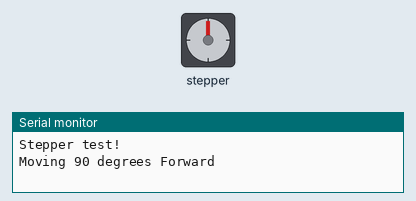
Recording of a sketch running on a simulated Arduino Uno, built with avr-gcc and run on an emulated ATmega328P. Parts: stepper motor, the last lines printed to the serial monitor. Stepper angles assume 513 steps per turn.

Above: at 0.15 s.
At 7.8 s:
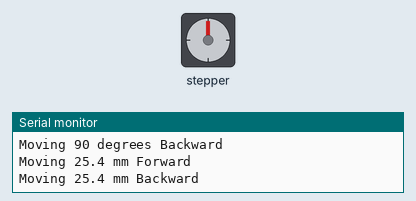
At 14.4 s:
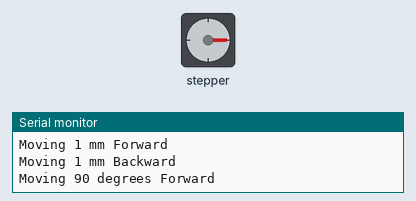
At 33.0 s:
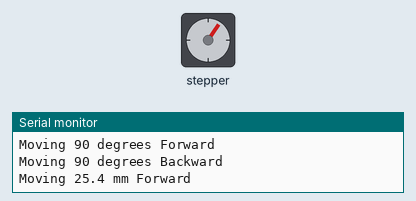
Timing chart, 0 to 40.0 s (numbered marks = the images above):
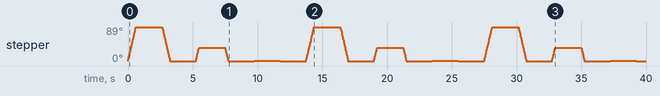

The sketch:

StepperTest_2.ino
```cpp
/*
This is a test sketch for the Adafruit assembled Motor Shield for Arduino v2
It won't work with v1.x motor shields! Only for the v2's with built in PWM
control

For use with the Adafruit Motor Shield v2
---->	http://www.adafruit.com/products/1438
*/


#include <Wire.h>
#include <Adafruit_MotorShield.h>
#include "utility/Adafruit_PWMServoDriver.h"

// Create the motor shield object with the default I2C address
Adafruit_MotorShield AFMS = Adafruit_MotorShield();
// Or, create it with a different I2C address (say for stacking)
// Adafruit_MotorShield AFMS = Adafruit_MotorShield(0x61);

// Connect a stepper motor with 200 steps per revolution (1.8 degree)
// to motor port #2 (M3 and M4)
//Adafruit_StepperMotor *myMotor = AFMS.getStepper(200, 2);
// mok - actual motor has 32*16.032 = 513.024 (due to gear reduction)
// Only worry about the truncation if we are traveling a long distance
const uint16_t stepsPerRevolution = 32*16.032; // will truncate
const float degreesPerStep = 360.0/(float)stepsPerRevolution;
const float stepsPerDegree = 1.0/degreesPerStep;

Adafruit_StepperMotor *myMotor = AFMS.getStepper(stepsPerRevolution, 2);

const float pi = 3.1415926f;
const float wheelDiameter_mm = 80.0;
const float wheelCircumference_mm = pi * wheelDiameter_mm;
const float mmPerStep = wheelCircumference_mm / (float)stepsPerRevolution;
const float stepsPerMm = 1.0 / mmPerStep;

void setup() {
  Serial.begin(9600);           // set up Serial library at 9600 bps
  Serial.println("Stepper test!");

  AFMS.begin();  // create with the default frequency 1.6KHz
  //AFMS.begin(1000);  // OR with a different frequency, say 1KHz

  myMotor->setSpeed(25);  // was 10 rpm
}

void loop()
{
// was
//  Serial.println("Single coil steps");
//  myMotor->step(100, FORWARD, SINGLE);
//  myMotor->step(100, BACKWARD, SINGLE);
//
//  Serial.println("Double coil steps");
//  myMotor->step(100, FORWARD, DOUBLE);
//  myMotor->step(100, BACKWARD, DOUBLE);
//
//  Serial.println("Interleave coil steps");
//  myMotor->step(100, FORWARD, INTERLEAVE);
//  myMotor->step(100, BACKWARD, INTERLEAVE);
//
//  Serial.println("Microstep steps");
//  myMotor->step(50, FORWARD, MICROSTEP);
//  myMotor->step(50, BACKWARD, MICROSTEP);

  Serial.println("Moving 90 degrees Forward");
  uint16_t steps = (uint16_t)(90.0 * stepsPerDegree);  // truncate
  myMotor->step(steps, FORWARD, SINGLE);

  delay(2000);

  Serial.println("Moving 90 degrees Backward");
  myMotor->step(steps, BACKWARD, SINGLE);

  delay(2000);

  Serial.println("Moving 25.4 mm Forward");
  steps = (uint16_t)(25.4 * stepsPerMm);
  myMotor->step(steps, FORWARD, SINGLE);

  delay(2000);

  Serial.println("Moving 25.4 mm Backward");
  myMotor->step(steps, BACKWARD, SINGLE);

  delay(2000);

  Serial.println("Moving 1 mm Forward");
  steps = (uint16_t)(1.0 * stepsPerMm);
  myMotor->step(steps, FORWARD, SINGLE);

  delay(2000);

  Serial.println("Moving 1 mm Backward");
  myMotor->step(steps, BACKWARD, SINGLE);

  delay(2000);

}
```
